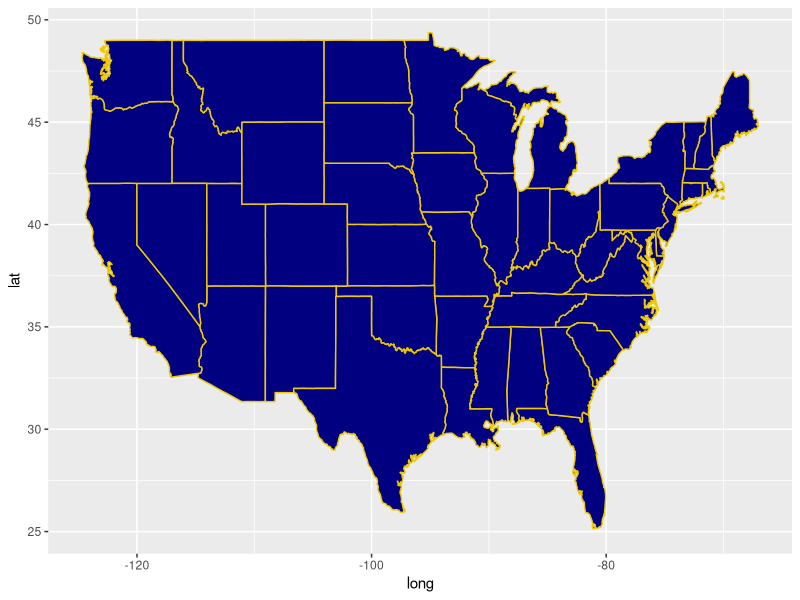
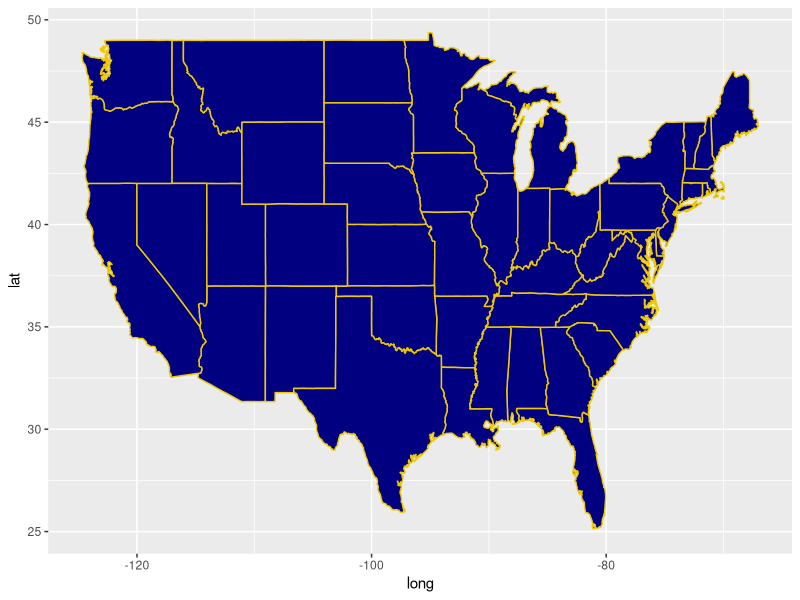
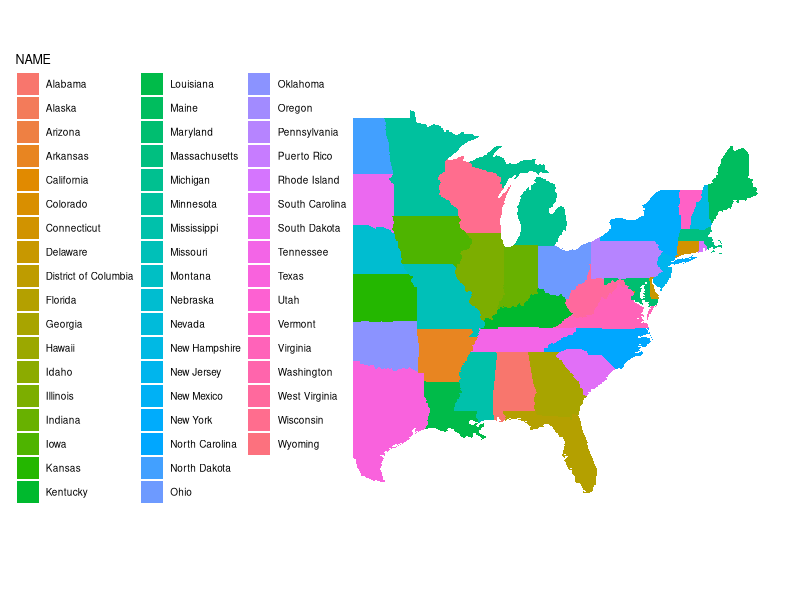

Write R code to recreate these figures, in order.
## ---- chunk 1
library(tidyverse)
library(maps)
library(mapproj)
library(ggthemes)
## ---- chunk 2
states <- map_data("state")
ggplot(states, aes(x=long, y=lat, group=group)) + 
    geom_polygon(color="gold2", fill="navyblue")
## ---- chunk 3
states <- map_data("state")
ggplot(states, aes(x=long, y=lat, group=group)) + 
    geom_polygon(color="gold2", fill="navyblue")
## ---- chunk 4
acs_state_data = read_csv("acs_state_data_2022_5y.csv") 
acs_state_data$state = tolower(acs_state_data$NAME)
## ---- chunk 5
ggplot(acs_state_data) + 
  geom_map(
    aes(map_id = state, fill = NAME),
    map = states
  ) +
  expand_limits(x = states$long, y = states$lat) +
  coord_map() +
  theme_map()
